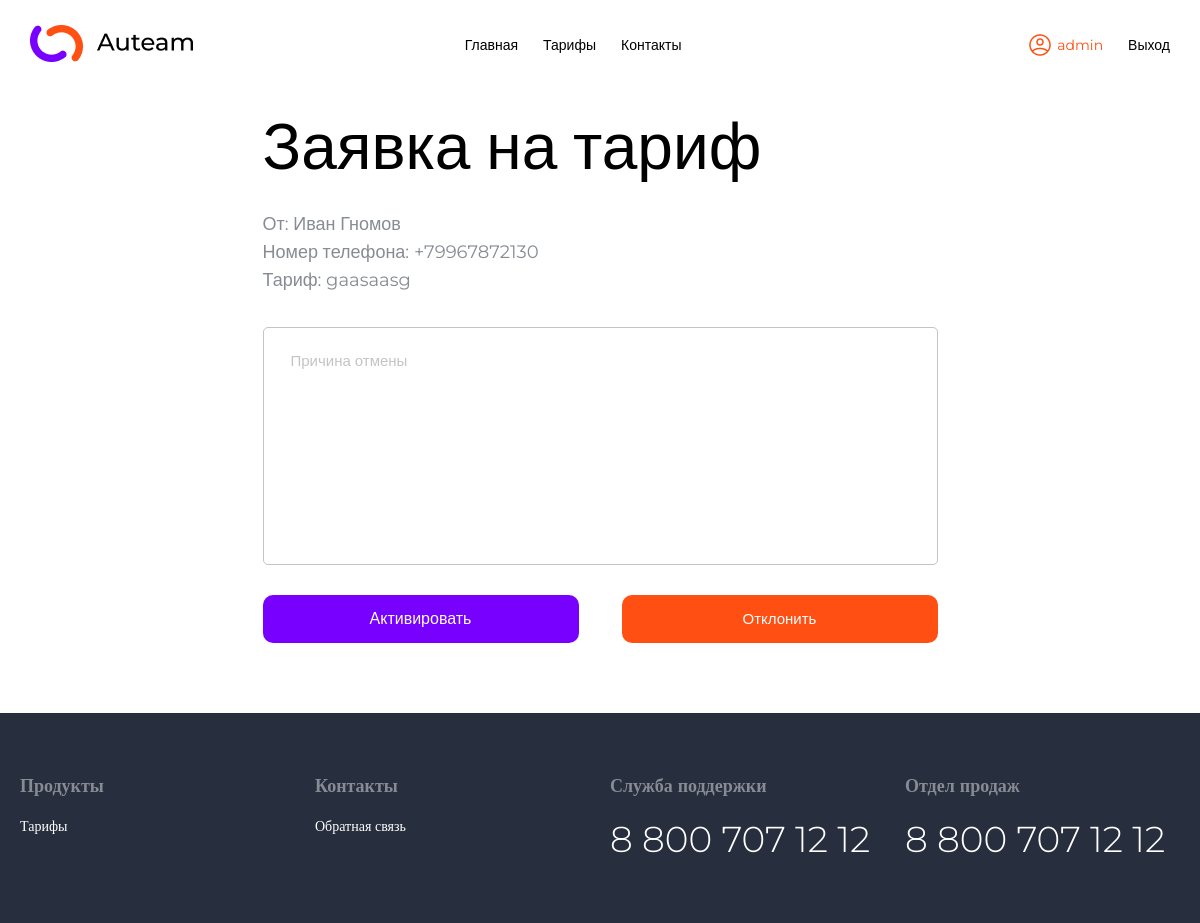
Screenshot of /engineer/requests/id=1/ (signed in) with the database file from the repository.
### main/models.py (models this page shows, shortened)
class UserTariff(models.Model):
    user = models.OneToOneField(User, on_delete=models.CASCADE, verbose_name='Пользователь')
    phone_regex = RegexValidator(regex=r'^(\+7|7|8)?[\s\-]?\(?[489][0-9]{2}\)?[\s\-]?[0-9]{3}[\s\-]?[0-9]{2}[\s\-]?[0-9]{2}$',
                                 message="Номер телефона должен быть в формате: +79992345679")
    phone_number = models.CharField(validators=[phone_regex], max_length=17, verbose_name='Номер телефона')  # validators should be a list
    tariff = models.ForeignKey(Tariff, on_delete=models.CASCADE, null=True, blank=True, verbose_name='Тариф')
    is_paid = models.DateField(verbose_name='Оплачено до', null=True, blank=True)
    engineer = models.ForeignKey(User, on_delete=models.CASCADE, limit_choices_to={'groups__name': "Инженер"},
                                 related_name='Engineer', verbose_name='Активировал', null=True, blank=True)
    is_active = models.BooleanField(default=0, verbose_name='Активный')
    enabled_at = models.DateTimeField(auto_now=True, verbose_name='Дата активации')
    class Meta:
        verbose_name = 'Тариф пользователя'
        verbose_name_plural = 'Тариф пользователя'

class Tariff(models.Model):
    title = models.CharField(max_length=255, verbose_name='Название')
    speed = models.PositiveIntegerField(default=0, verbose_name='Скорость')
    cloud = models.PositiveIntegerField(default=0, verbose_name='Облако')
    desc = models.TextField(max_length=255, verbose_name='Описание')
    price = models.PositiveIntegerField(verbose_name='Цена')
    is_promotion = models.BooleanField(default=False, verbose_name='Акция')
    class Meta:
        verbose_name = 'Тариф'
        verbose_name_plural = 'Тарифы'
    def __str__(self):
        return self.title

### main/views.py (the view)
# urls.py: path('engineer/requests/id=<id>/', request_detail, name='request_detail'),
@group_required('Инженер')
def request_detail(request, id):
    card = UserTariff.objects.get(pk=id)
    if request.method == 'POST':
        form = RequestForm(request.POST)
        if form.is_valid():
            history = TariffHistory(user=card.user, tariff_id=card.tariff_id, desc=request.POST['desc'],
                                    is_declined=True, engineer=request.user)
            history.save()
            card.tariff_id = None
            card.is_active = False
            card.engineer = None
            card.save()
            return redirect('main:connetion_requests')
        else:
            return render(request, 'main/engineer/requests/requestdetail.html', {'card': card, 'form': form})
    else:
        form = RequestForm()
    return render(request, 'main/engineer/requests/requestdetail.html', {'card': card, 'form': form})

### main/forms.py
class RequestForm(forms.ModelForm):
    desc = forms.TextInput()
    class Meta:
        model = TariffHistory
        fields = ('desc',)

### main/templates/main/engineer/requests/requestdetail.html (shortened to what this page needs)
{% extends 'base.html' %}
{% block content %}
    <div class="content">
        <div class="container">
            <div class="form-request-container">
                <form action="#" method="POST" class="form-request">
                    <div class="title">
                        Заявка на тариф
                    </div>
                    <div class="info">
                        <div class="from">
                            От: {{ card.user.first_name }} {{ card.user.last_name }}
                        </div>
                        <div class="phone">
                            Номер телефона: {{ card.phone_number }}
                        </div>
                        <div class="tariff">
                            Тариф: {{ card.tariff }}
                        </div>
                    </div>
                    <textarea name="desc" id="" cols="30" rows="10" placeholder="Причина отмены"></textarea>
                    <div class="btn-container">
                        <a href="{% url 'main:request_accept' card.id %}" class="btn btn-phiolet">Активировать</a>
                        <input type="submit" class="btn btn-orange" value="Отклонить">
                    </div>
                </form>
            </div>
        </div>
    </div>
{% endblock %}

### templates/_inc/header.html (shortened to what this page needs)
{% load static %}
<header class="header">
    <div class="container">
        <div class="header__inner">
            <div class="logo-container">
                <a href="{% url 'main:home' %}"><img src="{% static 'images/logo.png' %}" alt="" class="logo"></a>
            </div>
            <nav class="nav">
                <ul class="nav-menu">
                    <li class="nav-menu__item"><a href="{% url 'main:home' %}" class="nav-menu__link">Главная</a></li>
                    <li class="nav-menu__item"><a href="{% url 'main:tariffs' %}" class="nav-menu__link">Тарифы</a></li>
                    <li class="nav-menu__item"><a href="{% url 'main:contacts' %}" class="nav-menu__link">Контакты</a></li>
                </ul>
                <ul class="nav-menu">
                    {% if user.is_authenticated %}
                            <li class="nav-menu__item user-link"><a
                                href="{% url 'main:profile' %}"><img src="{% static 'images/userlogo.png' %}" alt="">{{ user.username }}</a>
                        </li>
                        <li class="nav-menu__item"><a href="{% url 'main:logout' %}">Выход</a></li>
                    {% else %}
                        <li class="nav-menu__item"><a href="{% url 'main:auth' %}"
                                                      class="nav-menu__link">Авторизация</a></li>
                        <li class="nav-menu__item"><a href="{% url 'main:register' %}" class="nav-menu__link">Регистрация</a>
                        </li>
                    {% endif %}
                </ul>
            </nav>
        </div>
    </div>
</header>

### main/static/style.css (style rules this page uses)
html { -webkit-font-smoothing: antialiased; -moz-osx-font-smoothing: grayscale; text-rendering: optimizeLegibility; height: 100%; }
body { position: relative; font-family: 'Roboto', sans-serif; font-weight: 300; margin: 0; background-color: white; font-size: 14px; color: black; height: 100%; }
*, *:before, *:after { box-sizing: border-box; margin: 0; padding: 0; }
.content { padding: 20px 0; flex: 1 0 auto !important; }
.footer, .header { flex: 0 0 auto !important; }
a { text-decoration: none; color: black; }
.container { max-width: 1210px; width: 100%; margin: 0 auto; padding: 0 30px; }
.logo { object-fit: contain; }
.header__inner { display: flex; justify-content: space-between; flex-direction: row; padding: 25px 0; align-items: center; }
.nav { display: flex; justify-content: space-between; flex-direction: row; flex: 1 1 90%; }
.nav-menu { display: flex; align-items: center; list-style: none; justify-content: flex-end; padding: 0; width: 50%; flex-wrap: wrap; }
.logo-container { flex: 1 1 10%; }
.nav-menu__item { display: inline; position: relative; font-family: 'Montserrat', sans-serif; font-weight: 400; font-size: 14px; line-height: 17px; margin-left: 25px; }
.nav-menu__item:first-child { margin-left: 0; }
.nav-menu__item:after { content: ""; display: block; width: 100%; height: 1px; margin-top: 2px; background-color: black; opacity: 0; position: absolute; top: 100%; left: 0; z-index: 1; transition: opacity .1s linear; }
.nav-menu__item.user-link:after { background-color: #FF4F12; }
.user-link a { display: flex !important; align-items: center !important; cursor: pointer; }
.user-link a { cursor: pointer; }
.user-link img { margin-right: 5px; }
.user-link a { color: #FF4F12; }
.btn { font-family: 'Montserrat', sans-serif; font-weight: 400; display: flex; align-items: center; justify-content: center; cursor: pointer; width: 316px; height: 48px; border-radius: 10px; color: white; font-size: 16px; line-height: 20px; }
.btn-phiolet { background: #7700ff; }
.btn-orange { background: #FF4F12; }
input[type="text"], input[type="password"], textarea { font-family: 'Montserrat', sans-serif; font-size: 15px; border-radius: 5px; border: 1px solid #C4C4C4; width: 100%; height: 40px; padding: 20px 10px; margin-bottom: 15px; outline: none; }
textarea { resize: none; overflow-y: auto; padding: 23px 27px; height: inherit; }
input[type="submit"] { font-family: 'Montserrat', sans-serif; width: 100%; font-size: 15px; margin-bottom: 15px; height: 48px; border-radius: 10px; border: none; }
::placeholder { color: #C4C4C4; }
.form-request-container { font-family: 'Montserrat', sans-serif; font-weight: 400; max-width: 675px; width: 100%; margin: 0 auto; }
.form-request { display: flex; flex-direction: column; ; }
.form-request .title { font-family: 'Roboto', sans-serif; font-size: 64px; font-weight: 400; margin-bottom: 22px; }
.form-request .info { font-size: 18px; color: #878B93; }
.form-request .info * { margin: 6px 0; }
.form-request textarea { margin-top: 30px; margin-bottom: 30px; }
.form-request input[type="submit"] { max-width: 316px !important; align-self: center; }
.form-request .btn-container { display: flex; flex-direction: row; flex-wrap: wrap; justify-content: space-between; margin: -10px; }
.btn-container a, .btn-container input { margin: 10px; }
.form-message input, textarea { margin: 15px 0; }

### rows the page displays
UserTariff: user.first_name "Иван", user.last_name "Гномов", phone_number "+79967872130", tariff "gaasaasg"

### other values shown
{{ user.username }} "admin"
